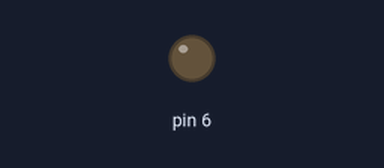
Bench run of a sketch on a simulated Arduino Uno, built with avr-gcc and run on an emulated ATmega328P. On the bench: output pins drawn as LEDs (lit = HIGH).

Above: at 0.05 s.
At 2.45 s:
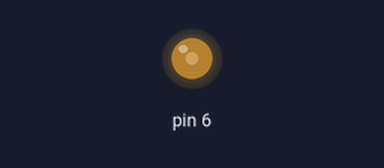
At 3.9 s:
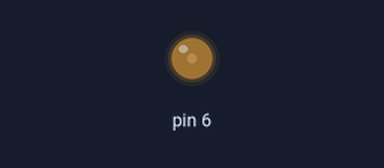
Timing chart, 0 to 6.6 s (numbered marks = the images above):
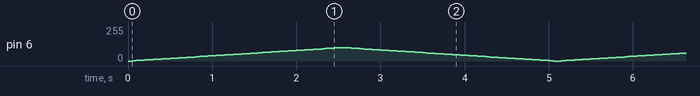

The sketch:

01_Blink.ino
```cpp
void setup() {
  pinMode(6, OUTPUT);
}

void loop() {
  //digitalWrite(6, HIGH); // 1
  //delay(1000);
  //digitalWrite(6, LOW);  // 0
  //delay(1000);
  for ( int fade = 0; fade <= 100; fade += 2)
  {
    analogWrite(6, fade);
    delay(50);
  }

  for ( int fade = 100; fade >= 0; fade -= 2)
  {
    analogWrite(6, fade);
    delay(50);
  }

}
```
